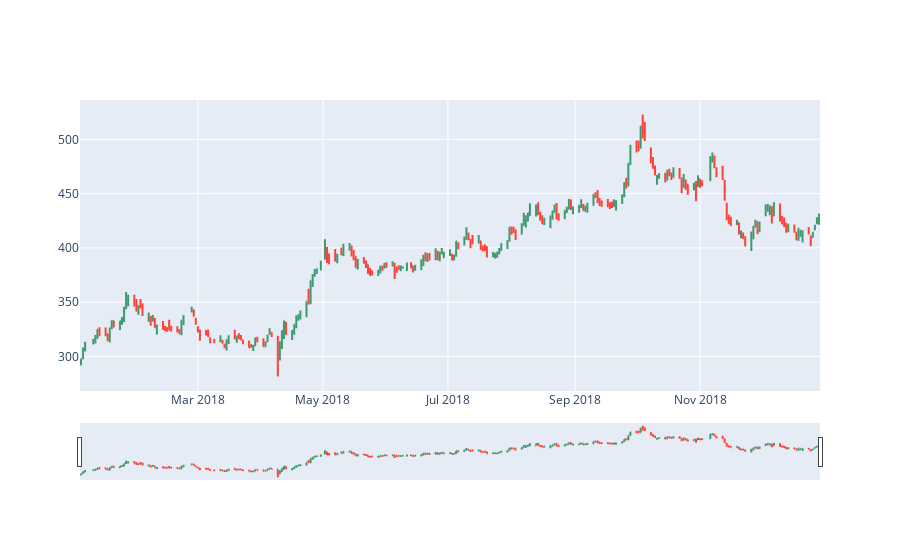

Write notebook code for a chart like this one.
### Code cell
trace = go.Ohlc(x=data_daily.index,
                open=data_daily['Open'],
                high=data_daily['High'],
                low=data_daily['Low'],
                close=data_daily['Close'])

data = [trace]
iplot(data)

### Figure 1 — Plotly figure (JSON) as saved in the notebook; plotly's stock layout.template omitted (floating-point values rounded to 4 significant figures; data arrays with more than 128 entries replaced by an {"elided": "..."} marker saying what was removed)
{"data": [{"close": {"elided": "254 float values"}, "high": {"elided": "254 float values"}, "low": {"elided": "254 float values"}, "open": {"elided": "254 float values"}, "type": "ohlc", "x": {"elided": "254 str values"}}], "layout": {}}
